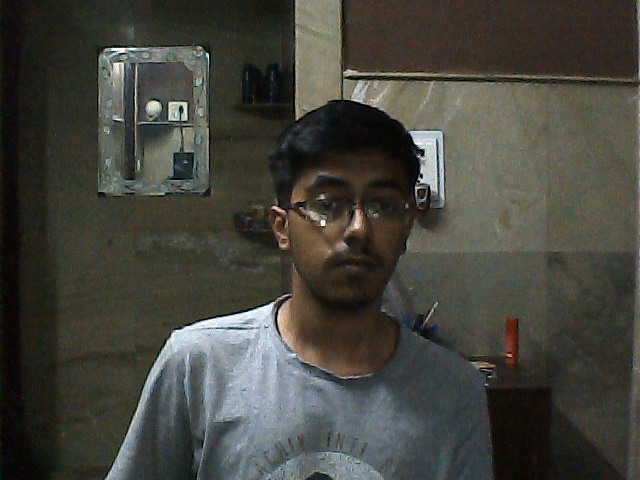
#> input picture Tensorflow/workspace/images/nomask2/10837-19378-3723.jpg, 640 x 480 px, found by its file name; its folder holds 4 pictures in this run
$ jupyter execute convert_to_grayscale.ipynb
#> lines starting #> are read from the running program, lines starting #| are printed output that depends on the picture
[cell 1]
import cv2

import os,glob

from os import listdir,makedirs

from os.path import isfile,join
path = 'C:\\Users\\cdeep\\python\\projects\\mask2\\RealTimeObjectDetection\\Tensorflow\\workspace\\images\\nomask2'
dstpath = 'C:\\Users\\cdeep\\python\\projects\\mask2\\RealTimeObjectDetection\\Tensorflow\\workspace\\images\\nomask2_gray'
try:
    makedirs(dstpath)
except:
    print ("Directory already exist, images will be written in same folder")
# Folder won't used
files = list(filter(lambda f: isfile(join(path,f)), listdir(path)))
for image in files:
    try:
        img = cv2.imread(os.path.join(path,image))
#> img is the input picture: shape (480, 640, 3); mean B, G, R 61.1, 68.6, 68.5
        gray = cv2.cvtColor(img,cv2.COLOR_BGR2GRAY)
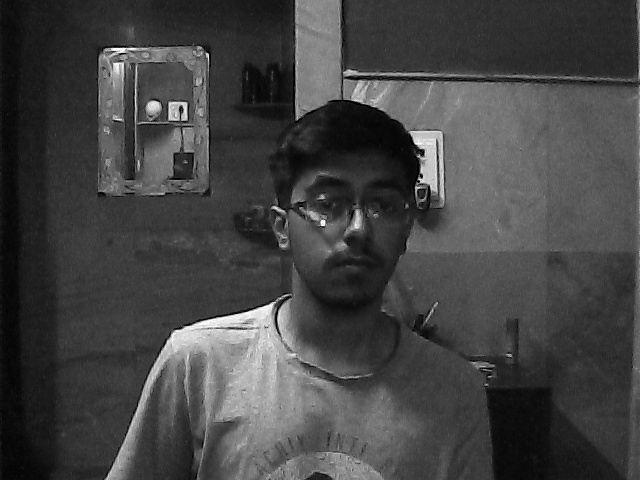
#> gray: shape (480, 640); min 0, max 255, mean 67.7
        dstPath = join(dstpath,image)
        cv2.imwrite(dstPath,gray)
    except:
        print ("{} is not converted".format(image))
#> pass 2 of the loop `for image in files:`:
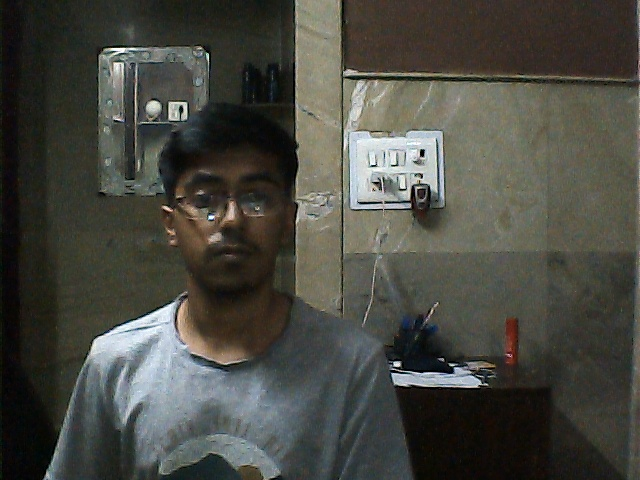
#> input picture Tensorflow/workspace/images/nomask2/11430-25926-15433.jpg, 640 x 480 px, found by its file name
#> img is the input picture: shape (480, 640, 3); mean B, G, R 65.8, 73.1, 72.9
#> `gray = cv2.cvtColor(img,cv2.COLOR_BGR2GRAY)`:
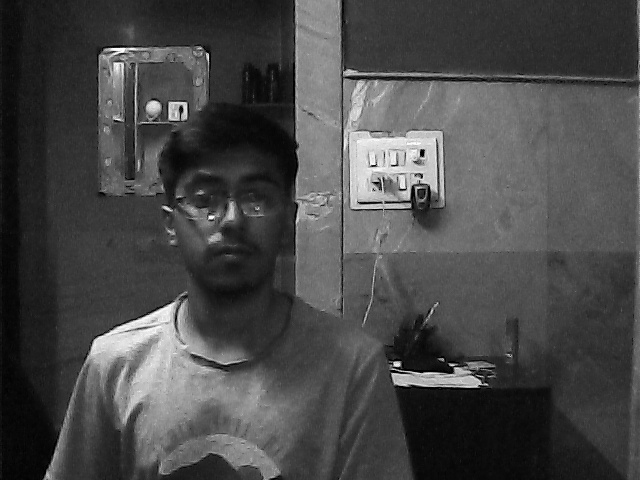
#> gray: shape (480, 640); min 0, max 255, mean 72.2
#> pass 3 of the loop `for image in files:`:
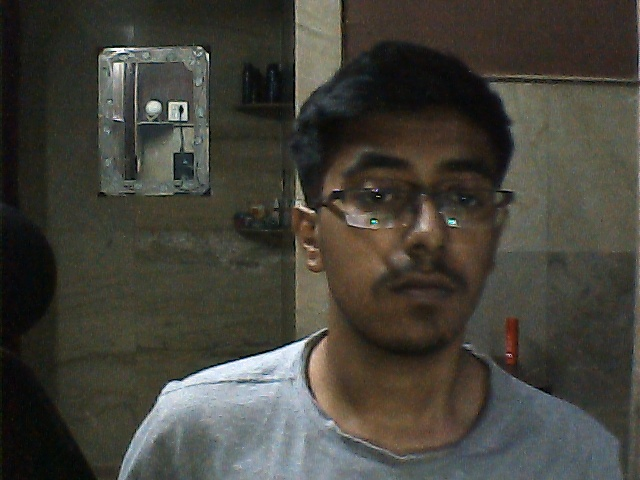
#> input picture Tensorflow/workspace/images/nomask2/11484-3247-23505.jpg, 640 x 480 px, found by its file name
#> img is the input picture: shape (480, 640, 3); mean B, G, R 58.3, 66.2, 68.1
#> `gray = cv2.cvtColor(img,cv2.COLOR_BGR2GRAY)`:
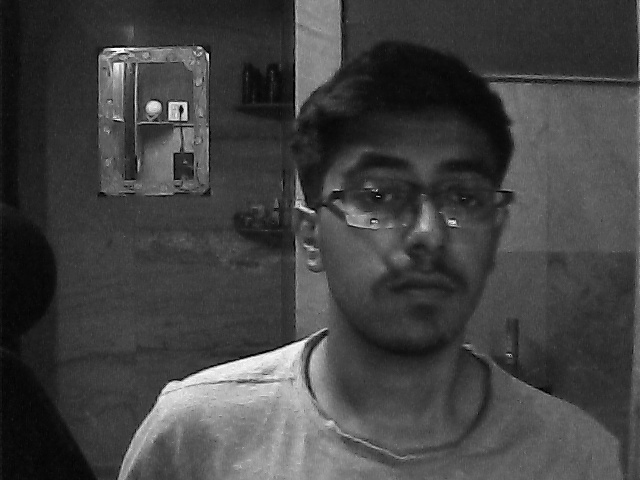
#> gray: shape (480, 640); min 0, max 255, mean 65.9
#> the loop made 4 passes; the first 3 are shown
for fil in glob.glob("*.jpg"):
    try:
        image = cv2.imread(fil)
        gray_image = cv2.cvtColor(os.path.join(path,image), cv2.COLOR_BGR2GRAY)
        cv2.imwrite(os.path.join(dstpath,fil),gray_image)
    except:
        print('{} is not converted')
